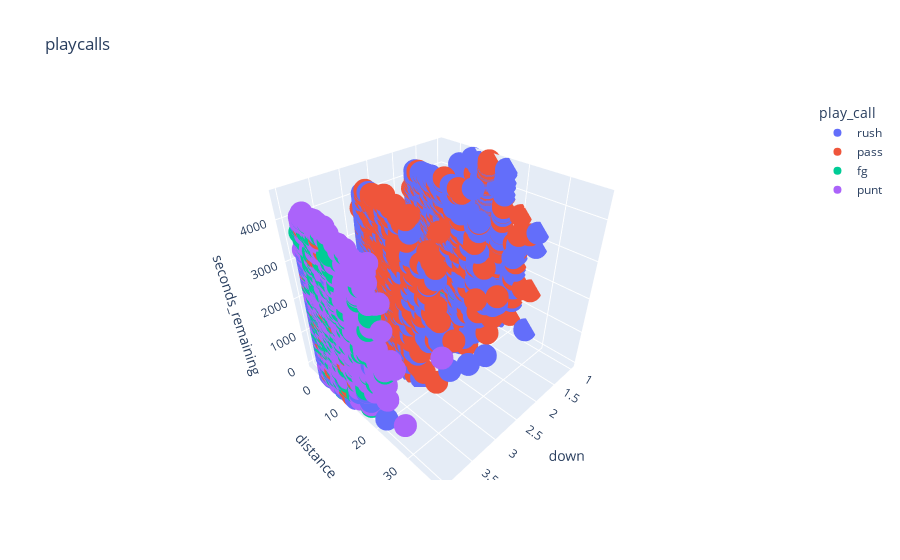

The code cell stored with this chart in its notebook:
### Code cell
fig = px.scatter_3d(
    plays,
    x='down',
    y='distance',
    z='seconds_remaining',
    color='play_call',
    title='playcalls'
)

fig.show()

### Figure 1 — Plotly figure (JSON) as saved in the notebook; plotly's stock layout.template omitted (floating-point values rounded to 4 significant figures; data arrays with more than 128 entries replaced by an {"elided": "..."} marker saying what was removed)
{"data": [{"hovertemplate": "play_call=rush<br>down=%{x}<br>distance=%{y}<br>seconds_remaining=%{z}<extra></extra>", "legendgroup": "rush", "marker": {"color": "#636efa", "symbol": "circle"}, "mode": "markers", "name": "rush", "scene": "scene", "showlegend": true, "type": "scatter3d", "x": {"elided": "5792 int values"}, "y": {"elided": "5792 int values"}, "z": {"elided": "5792 int values"}}, {"hovertemplate": "play_call=pass<br>down=%{x}<br>distance=%{y}<br>seconds_remaining=%{z}<extra></extra>", "legendgroup": "pass", "marker": {"color": "#EF553B", "symbol": "circle"}, "mode": "markers", "name": "pass", "scene": "scene", "showlegend": true, "type": "scatter3d", "x": {"elided": "2734 int values"}, "y": {"elided": "2734 int values"}, "z": {"elided": "2734 int values"}}, {"hovertemplate": "play_call=fg<br>down=%{x}<br>distance=%{y}<br>seconds_remaining=%{z}<extra></extra>", "legendgroup": "fg", "marker": {"color": "#00cc96", "symbol": "circle"}, "mode": "markers", "name": "fg", "scene": "scene", "showlegend": true, "type": "scatter3d", "x": {"elided": "303 int values"}, "y": {"elided": "303 int values"}, "z": {"elided": "303 int values"}}, {"hovertemplate": "play_call=punt<br>down=%{x}<br>distance=%{y}<br>seconds_remaining=%{z}<extra></extra>", "legendgroup": "punt", "marker": {"color": "#ab63fa", "symbol": "circle"}, "mode": "markers", "name": "punt", "scene": "scene", "showlegend": true, "type": "scatter3d", "x": {"elided": "595 int values"}, "y": {"elided": "595 int values"}, "z": {"elided": "595 int values"}}], "layout": {"legend": {"title": {"text": "play_call"}, "tracegroupgap": 0}, "scene": {"domain": {"x": [0, 1], "y": [0, 1]}, "xaxis": {"title": {"text": "down"}}, "yaxis": {"title": {"text": "distance"}}, "zaxis": {"title": {"text": "seconds_remaining"}}}, "title": {"text": "playcalls"}}}
